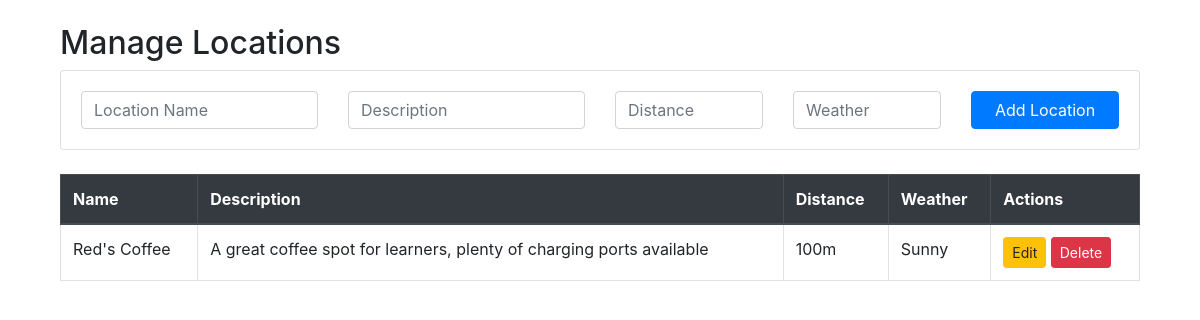
Page /recommendation/admin-location/ on the earlier database version.
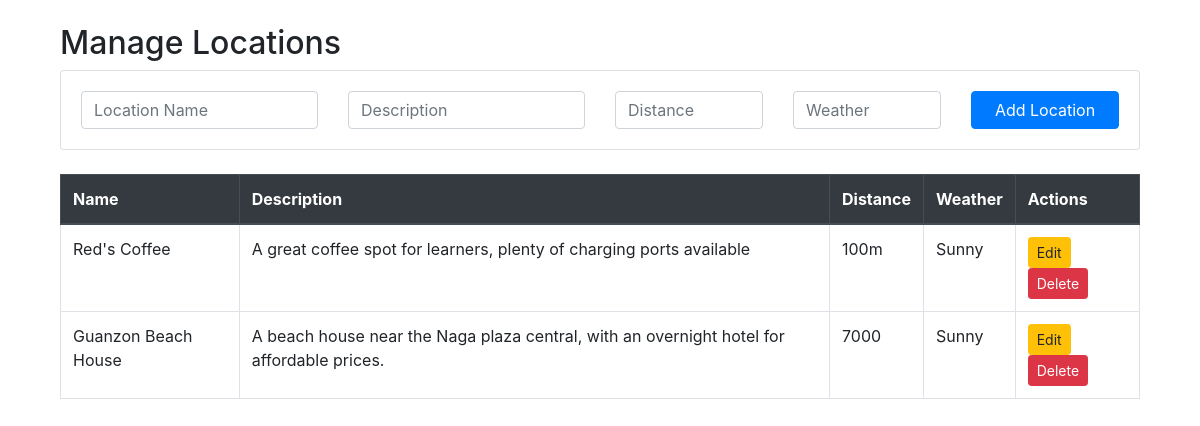
Same page on the later database version.
### recommendation/models.py (models this page shows, shortened)
class Location(models.Model):
    name = models.CharField(max_length=100)
    description = models.TextField()
    distance = models.CharField(max_length=50)
    weather = models.CharField(max_length=50)

### recommendation/views.py (the view)
# urls.py: path('admin-location/', views.admin_location_view, name='admin_location'),
def admin_location_view(request):
    locations = Location.objects.all()
    form = LocationForm()
    return render(request, 'admin_location.html', {'locations': locations, 'form': form})

### recommendation/forms.py
class LocationForm(forms.ModelForm):
    class Meta:
        model = Location
        fields = ['name', 'description', 'distance', 'weather']

### recommendation/templates/admin_location.html (shortened to what this page needs)
{% extends 'base-recommendation.html' %}
{% block content %}
<div class="container mt-4">
    <h2>Manage Locations</h2>
    <div class="card mb-4">
        <div class="card-body">
            <form id="locationForm" method="POST">
                <div class="row">
                    <div class="col-md-3">
                        <input type="text" name="name" class="form-control" placeholder="Location Name" required>
                    </div>
                    <div class="col-md-3">
                        <input type="text" name="description" class="form-control" placeholder="Description" required>
                    </div>
                    <div class="col-md-2">
                        <input type="text" name="distance" class="form-control" placeholder="Distance" required>
                    </div>
                    <div class="col-md-2">
                        <input type="text" name="weather" class="form-control" placeholder="Weather" required>
                    </div>
                    <div class="col-md-2">
                        <button type="submit" class="btn btn-primary w-100">Add Location</button>
                    </div>
                </div>
            </form>
        </div>
    </div>
    <div class="table-responsive">
        <table class="table table-bordered">
            <thead class="thead-dark">
                <tr>
                    <th>Name</th>
                    <th>Description</th>
                    <th>Distance</th>
                    <th>Weather</th>
                    <th>Actions</th>
                </tr>
            </thead>
            <tbody id="locationTableBody">
                {% for location in locations %}
                <tr data-id="{{ location.id }}">
                    <td>{{ location.name }}</td>
                    <td>{{ location.description }}</td>
                    <td>{{ location.distance }}</td>
                    <td>{{ location.weather }}</td>
                    <td>
                        <button class="btn btn-sm btn-warning edit-btn">Edit</button>
                        <button class="btn btn-sm btn-danger delete-btn">Delete</button>
                    </td>
                </tr>
                {% endfor %}
            </tbody>
        </table>
    </div>
</div>
{% endblock %}

Differences in the rows shown:
added Location: name "Guanzon Beach House", description "A beach house near the Naga plaza central, with an overnight hotel for affordable prices.", distance "7000", weather "Sunny"
